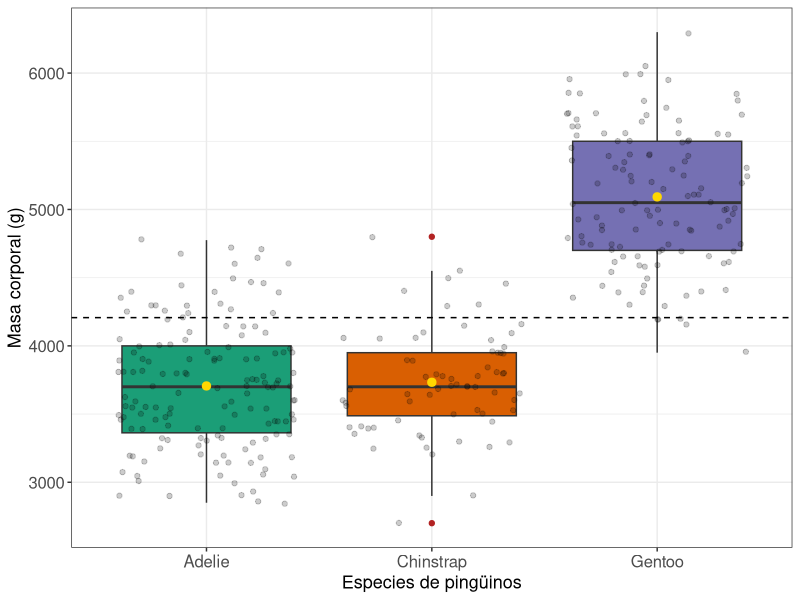
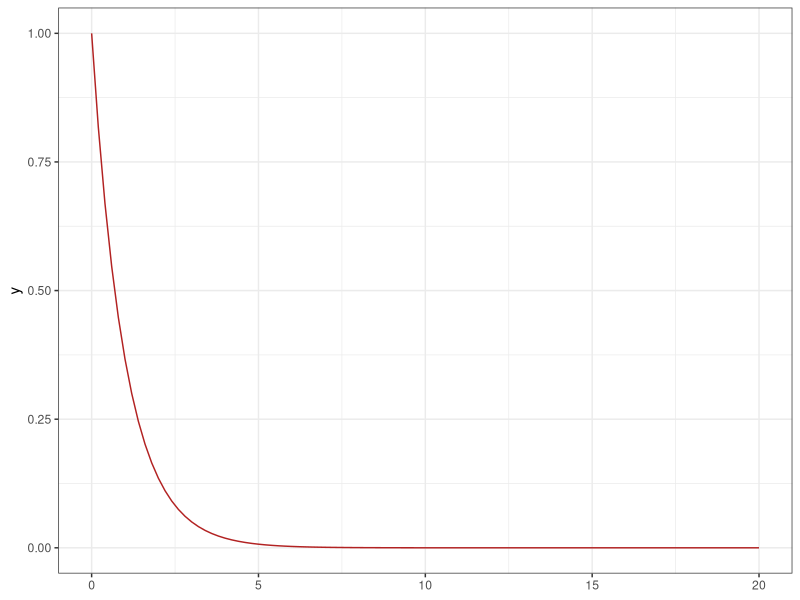
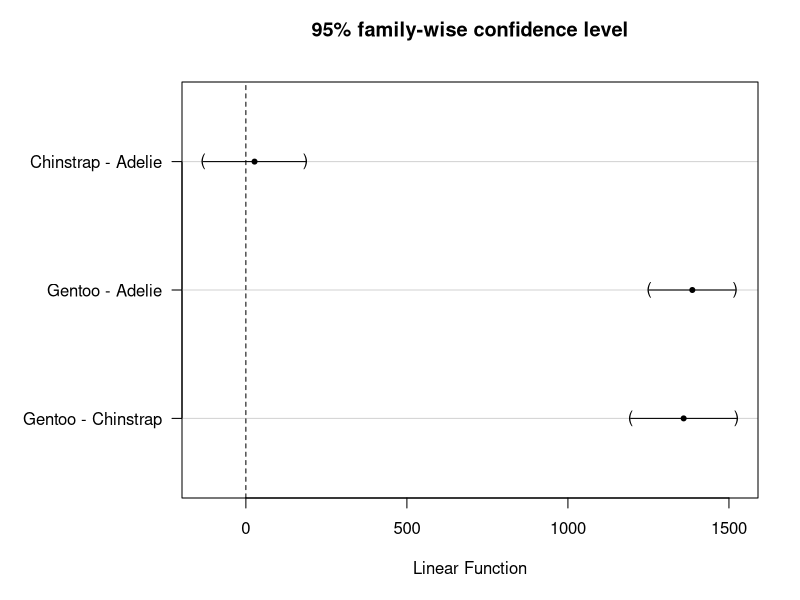
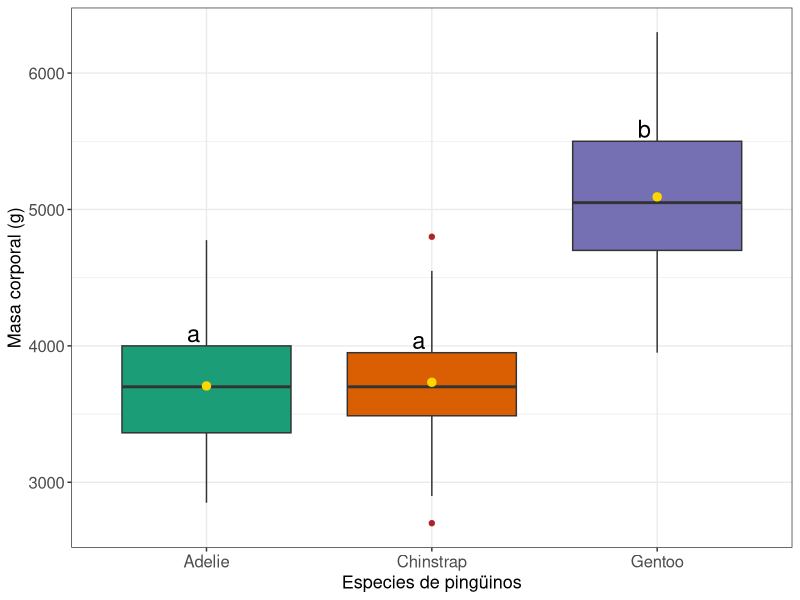

Write R code to recreate these figures, in order.
## ---- chunk 1
#| code-fold: true
#| label: load-packages
#| warning: false
#| message: false


library(tidyverse)
library(palmerpenguins)
library(RColorBrewer)
library(multcomp)
## ---- chunk 2
#| code-fold: true

data("penguins")
datos <- penguins
datos <- datos[complete.cases(datos), ]
glimpse(datos)
## ---- chunk 3
#| code-fold: true
#| fig-width: 8
#| fig-height: 6
#| fig-align: "center"

# Se crea una tabla con el número de observaciones por especie y la media de la masa corporal por especie
media_bm <- datos |> group_by(species) |> summarise(obs = n(), media_species = mean(body_mass_g)) |> ungroup()


# Gráfica de caja con los outliers en color rojo, los puntos de la media en dorado y la línea discontinua de la media total
ggplot(datos)+
  geom_boxplot(aes(species, body_mass_g, fill = species), outlier.color = "firebrick")+
  geom_jitter(aes(species, body_mass_g), alpha = 0.2)+
  geom_point(data = media_bm, aes(species, media_species), color = "gold", size =2.5)+
  geom_hline(yintercept = mean(datos$body_mass_g), linetype ="dashed", color="black")+
  scale_fill_brewer(palette = "Dark2")+
  labs(x= "Especies de pingüinos", y= "Masa corporal (g)")+
  theme_bw()+
  theme(
    legend.position = "none",
    axis.text.x = element_text(size=12),
    axis.title.x = element_text(size=13),
    axis.text.y = element_text(size=12),
    axis.title.y = element_text(size=13)
  )

## ---- chunk 4
#| code-fold: true

media_bm <- media_bm |> mutate(media_total = mean(datos$body_mass_g), ds_n = obs*(media_species -media_total)^2)

SSB <- sum(media_bm$ds_n)

cat("Variación entre los grupos SSB=", round(SSB,2))

## ---- chunk 5
#| code-fold: true
#| message: false

datos <- left_join(datos, media_bm |> dplyr::select(species, media_species))
datos <- datos |> mutate(dm_species = (body_mass_g- media_species)^2, dmtotal = (body_mass_g- mean(datos$body_mass_g))^2)

SSW <- sum(datos$dm_species)
cat("Variación en los grupos SSW= ", SSW, "\n")
## ---- chunk 6
#| code-fold: true

SS <- sum(datos$dmtotal)
cat("Variación total (cálculo) SS= ", SS, "\n")

SS_teorico <- SSB+SSW
cat("Variación total (teórica) SS= ", SS_teorico, "\n")

## ---- chunk 7
#| code-fold: true

termino_numerador <- SSB/(3-1)
termino_denominador <- SSW/(nrow(datos)-3)
F_value <- (SSB/2)/(SSW/(nrow(datos)-3))

cat("Término del numerador= ", termino_numerador, "\n")
cat("Término del denominador= ", termino_denominador, "\n")
cat("Valor de la estadística de prueba F= ", F_value, "\n")

## ---- chunk 8
#| code-fold: true
#| fig-width: 6
#| fig-height: 4
#| fig-align: "center"


ggplot()+
  geom_function(fun = df, args = list(df1= 2, df2= nrow(datos)-3), xlim=c(0,20), color ="firebrick")+
  theme_bw()

## ---- chunk 9
#| code-fold: true

valor_p <-  pf(F_value, df1=2, df2=nrow(datos)-3, lower.tail = FALSE)
cat("Valor p= ", valor_p, "\n")
## ---- chunk 10
#| code-fold: true

body_mass_aov <- aov(body_mass_g ~ species, data =datos)
body_mass_aov
summary(body_mass_aov)
## ---- chunk 11
#| code-fold: true

body_mass_tukey <- glht(body_mass_aov, linfct = mcp(species = "Tukey"))
summary(body_mass_tukey)
## ---- chunk 12
#| code-fold: true
#| fig-width: 8
#| fig-height: 6

margen <- par(oma = c(0, 5, 0, 0))

plot(body_mass_tukey)
## ---- chunk 13
#| code-fold: true
#| message: false
#| fig-width: 8
#| fig-height: 6
#| fig-align: "center"

body_mass_tukey_labels <- cld(body_mass_tukey)
body_mass_labels <- data.frame(species = names(body_mass_tukey_labels$mcletters$Letters),
                                      labels = body_mass_tukey_labels$mcletters$Letters)
resumen_body_mass <- datos |> group_by(species) |>
  summarise(media = mean(body_mass_g), q_75 = quantile(body_mass_g, 0.75)) |>
  ungroup()
resumen_body_mass <- left_join(resumen_body_mass, body_mass_labels)

ggplot(datos)+
  geom_boxplot(aes(species, body_mass_g, fill = species), outlier.color = "firebrick")+
  geom_point(data = resumen_body_mass, aes(species, media), color = "gold", size =2.5)+
  geom_text(data = resumen_body_mass, aes(x= species, y= q_75, label= labels), size=6, vjust = -0.2, hjust = 1.5)+
  scale_fill_brewer(palette = "Dark2")+
  labs(x= "Especies de pingüinos", y= "Masa corporal (g)")+
  theme_bw()+
  theme(
    legend.position = "none",
    axis.text.x = element_text(size=12),
    axis.title.x = element_text(size=13),
    axis.text.y = element_text(size=12),
    axis.title.y = element_text(size=13)
  )
